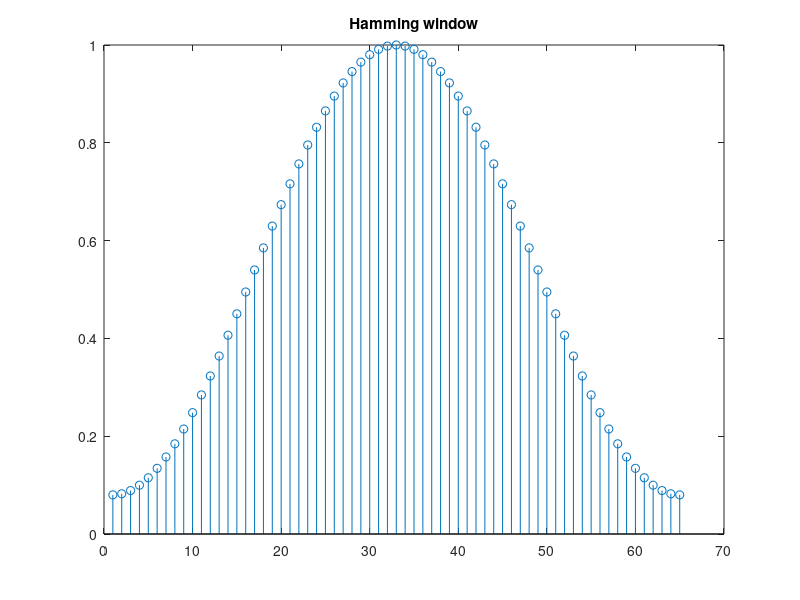
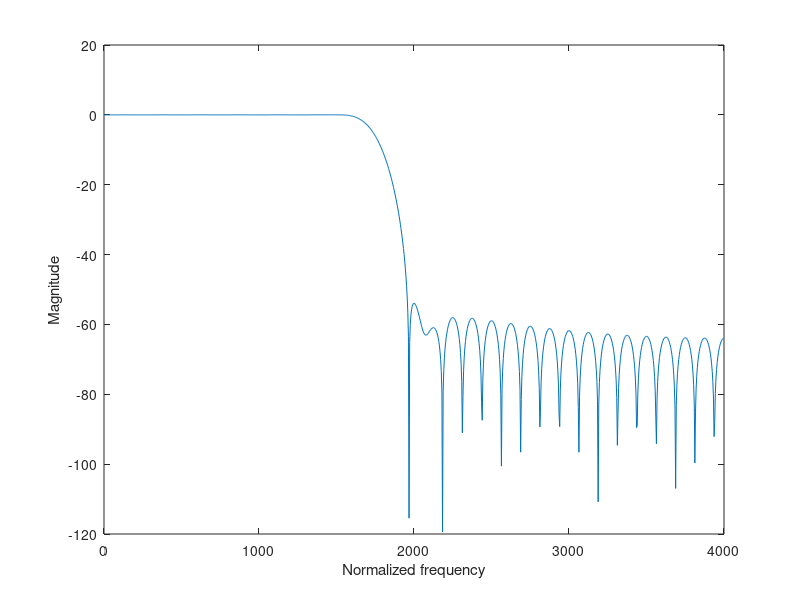

These figures' MATLAB source, in order:
clc;
fs=8000; %%sampling frequency
fp=1500; %%pass band edge frequency
fst=2000;%%stop band edge frequency
wp=(2*pi*fp)/fs;
ws=(2*pi*fst)/fs;
twn=(ws-wp)/pi;

wc=wp+twn*pi/2;

N=ceil(8/twn);
%%To design type I FIR filter , taps=odd or order=even
if(mod(N,2)==0)
N=N+1;
end
alpha=(N-1)/2;
er=0.001;
for n=0:1:N-1
hd(:,n+1)=(sin(wc*(n-alpha+er)))./(pi*(n-alpha+er));
end
%disp(hd)
figure;
whm=hamming(N);%%hamming window
disp('Hammind window coeff');
disp(whm);
stem(whm);
title('Hamming window');
hn=hd.*whm';
[H,f]=freqz(hn,1,1000,fs);
H_mag=20*log10(abs(H));
figure;
plot(f,H_mag);
xlabel('Normalized frequency');
ylabel('Magnitude');
disp('FIR Filter coeff hn');
disp(hn);